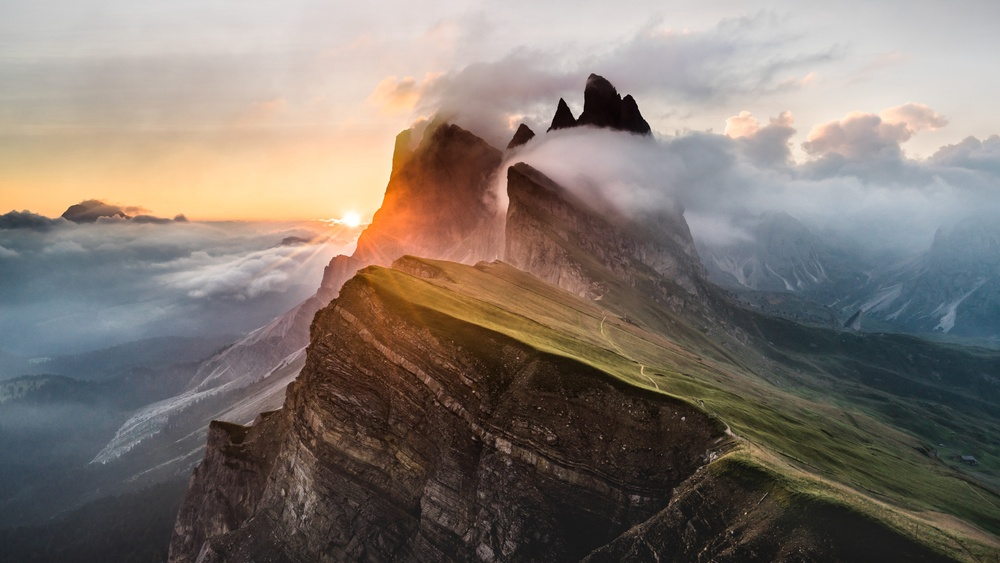
#> input picture Final Project/Dolomites.jpg, 1000 x 563 px, shrunk from 5000 x 2813 before the run
$ python data_figures.py
#> lines starting #> are read from the running program, lines starting #| are printed output that depends on the picture
import matplotlib.pyplot as plt
import numpy as np
from PIL import Image
plt.style.use('ggplot')

def ReLU(x):
	return np.maximum(0, x)
def LeakyReLU(x, a):
	return np.maximum(a*x, x)
# ========================================================
def main():

	# Importing Data
	image = np.asarray(Image.open('Dolomites.jpg'))
#> image is the input picture: shape (563, 1000, 3); mean R, G, B 129.4, 119.4, 111.9
	style_image = np.asarray(Image.open('shortstache_style.jpg'))
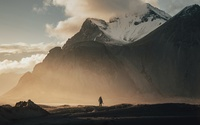
#> input picture Final Project/shortstache_style.jpg, 200 x 125 px, shrunk from 1000 x 625 before the run
#> style_image is the input picture: shape (125, 200, 3); mean R, G, B 109.9, 101.3, 87.8
	print(f'Shape of Original: {image.shape}, Shape of Style: {style_image.shape}')
#| Shape of Original: (563, 1000, 3), Shape of Style: (125, 200, 3)

	# Raw Images
	plt.figure(figsize=(16,9))
	plt.suptitle('Original vs. Style', fontsize=30)
	plt.subplot(1, 2, 1)
	plt.title('Original Image')
	plt.imshow(image)
	plt.subplot(1, 2, 2)
	plt.title('Style Image')
	plt.imshow(style_image)

	# Histograms
	# Light
	plt.figure(figsize=(16,9))
	plt.suptitle('Luminance Histograms', fontsize=30)
	plt.subplot(1, 2, 1)
	plt.title('Original')
	plt.hist(image.ravel(), 256, [0, 256], color='grey')
	plt.subplot(1, 2, 2)
	plt.title('Style')
	plt.hist(style_image.ravel(), 256, [0, 256], color='grey')

	# Color
	plt.figure(figsize=(16,9))
	plt.suptitle('Color Histograms', fontsize=30)
	plt.subplot(1, 2, 1)
	plt.title('Original')
	plt.hist(image[:,:,0].ravel(), density=True, bins=256, histtype='step', color='red')
	plt.hist(image[:,:,1].ravel(), density=True, bins=256, histtype='step', color='green')
	plt.hist(image[:,:,2].ravel(), density=True, bins=256, histtype='step', color='blue')
	plt.subplot(1, 2, 2)
	plt.title('Style')
	plt.hist(style_image[:,:,0].ravel(), density=True, bins=256, histtype='step', color='red')
	plt.hist(style_image[:,:,1].ravel(), density=True, bins=256, histtype='step', color='green')
	plt.hist(style_image[:,:,2].ravel(), density=True, bins=256, histtype='step', color='blue')


	# Activation Functions
	plt.figure(figsize=(16,9))
	x = np.linspace(-3, 3, 50)
	a = [0.3, 0.15, 0.08]
	y_leaky_relu = {}
	y_relu = ReLU(x)
	for val in a:
		y_leaky_relu[str(val)] = LeakyReLU(x, val)

	plt.title('ReLU, Tanh, and Leaky ReLU', fontsize=30)
	plt.plot(x, y_relu, ls=':', label='ReLU')
	plt.plot(x, np.tanh(x), ls='--', label='Tanh')
	plt.plot(x, y_leaky_relu['0.3'], label='LeakyReLU with a = 0.3')
	plt.plot(x, y_leaky_relu['0.15'], label='LeakyReLU with a = 0.15')
	plt.plot(x, y_leaky_relu['0.08'], label='LeakyReLU with a = 0.08')

	plt.legend()

	plt.show()
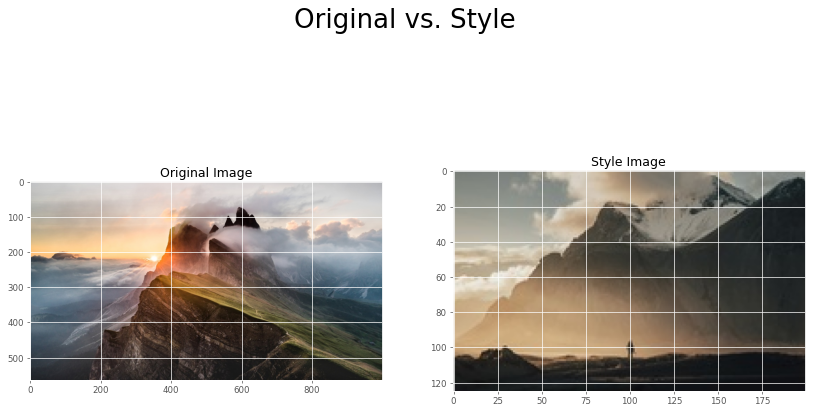
#> figure drawn by matplotlib, 2 panels
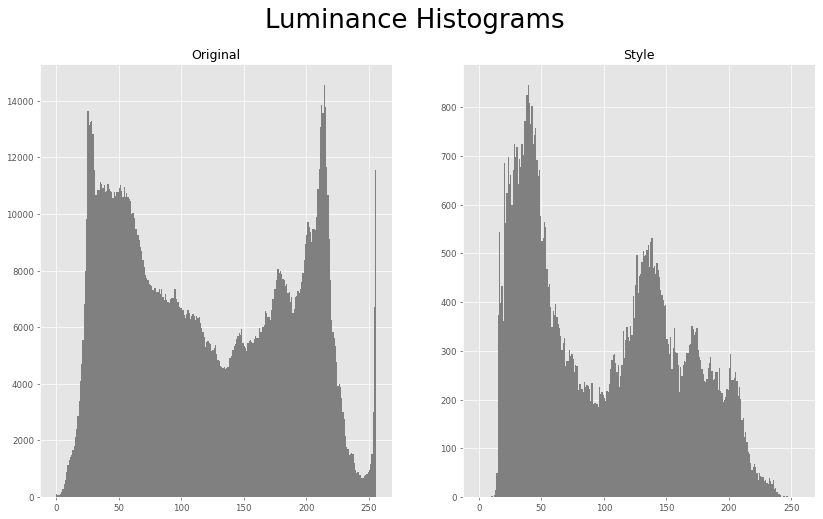
#> figure drawn by matplotlib, 2 panels; panel 1: tallest bar 14564 high, from x = 214 to 215; panel 2: tallest bar 846 high, from x = 39 to 40
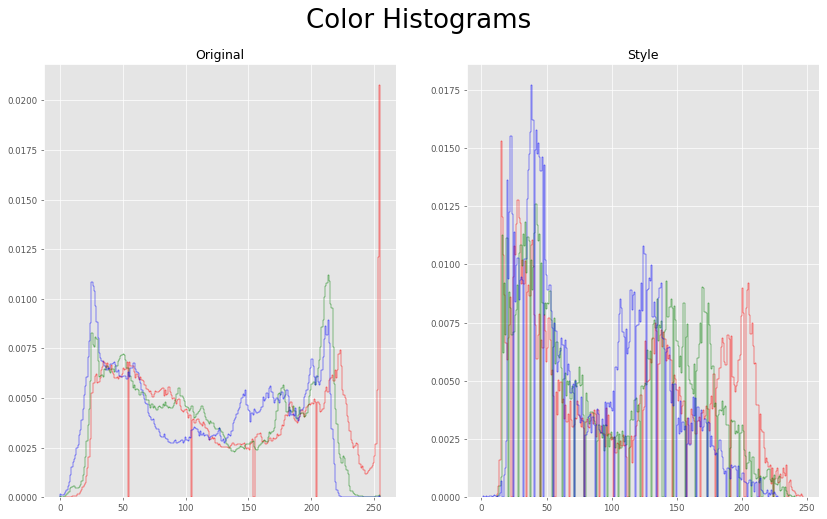
#> figure drawn by matplotlib, 2 panels
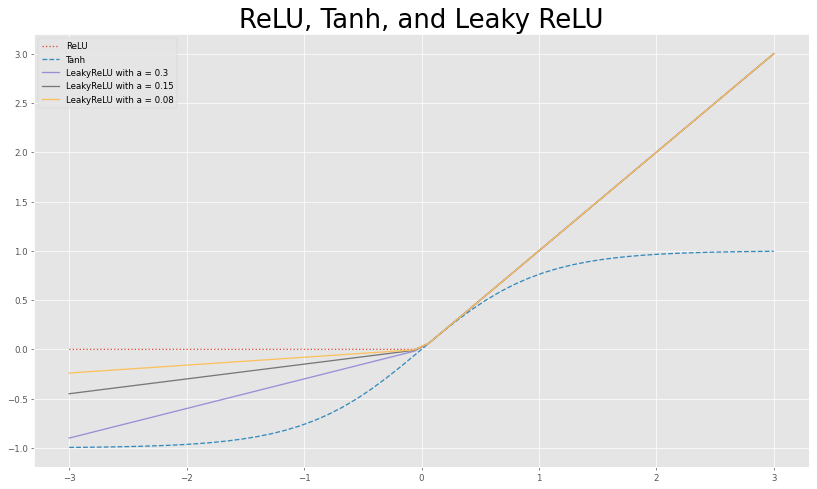
#> figure drawn by matplotlib, 1 panel; curve peaks at x = 3, y = 3; curve peaks at x = 3, y = 0.995; curve peaks at x = 3, y = 3
# ========================================================
if __name__ == "__main__":
	main()
